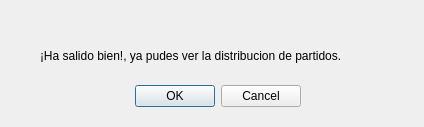
<?xml version="1.0" encoding="UTF-8"?>
<ui version="4.0">
 <class>ventanaok</class>
 <widget class="QDialog" name="ventanaok">
  <property name="geometry">
   <rect>
    <x>0</x>
    <y>0</y>
    <width>424</width>
    <height>127</height>
   </rect>
  </property>
  <property name="windowTitle">
   <string>Dialog</string>
  </property>
  <widget class="QDialogButtonBox" name="buttonBox">
   <property name="geometry">
    <rect>
     <x>100</x>
     <y>80</y>
     <width>201</width>
     <height>32</height>
    </rect>
   </property>
   <property name="orientation">
    <enum>Qt::Horizontal</enum>
   </property>
   <property name="standardButtons">
    <set>QDialogButtonBox::Cancel|QDialogButtonBox::Ok</set>
   </property>
  </widget>
  <widget class="QLabel" name="label_2">
   <property name="geometry">
    <rect>
     <x>40</x>
     <y>30</y>
     <width>531</width>
     <height>51</height>
    </rect>
   </property>
   <property name="text">
    <string>¡Ha salido bien!, ya pudes ver la distribucion de partidos.</string>
   </property>
  </widget>
 </widget>
 <resources/>
 <connections>
  <connection>
   <sender>buttonBox</sender>
   <signal>accepted()</signal>
   <receiver>ventanaok</receiver>
   <slot>accept()</slot>
   <hints>
    <hint type="sourcelabel">
     <x>248</x>
     <y>254</y>
    </hint>
    <hint type="destinationlabel">
     <x>157</x>
     <y>274</y>
    </hint>
   </hints>
  </connection>
  <connection>
   <sender>buttonBox</sender>
   <signal>rejected()</signal>
   <receiver>ventanaok</receiver>
   <slot>reject()</slot>
   <hints>
    <hint type="sourcelabel">
     <x>316</x>
     <y>260</y>
    </hint>
    <hint type="destinationlabel">
     <x>286</x>
     <y>274</y>
    </hint>
   </hints>
  </connection>
 </connections>
</ui>
